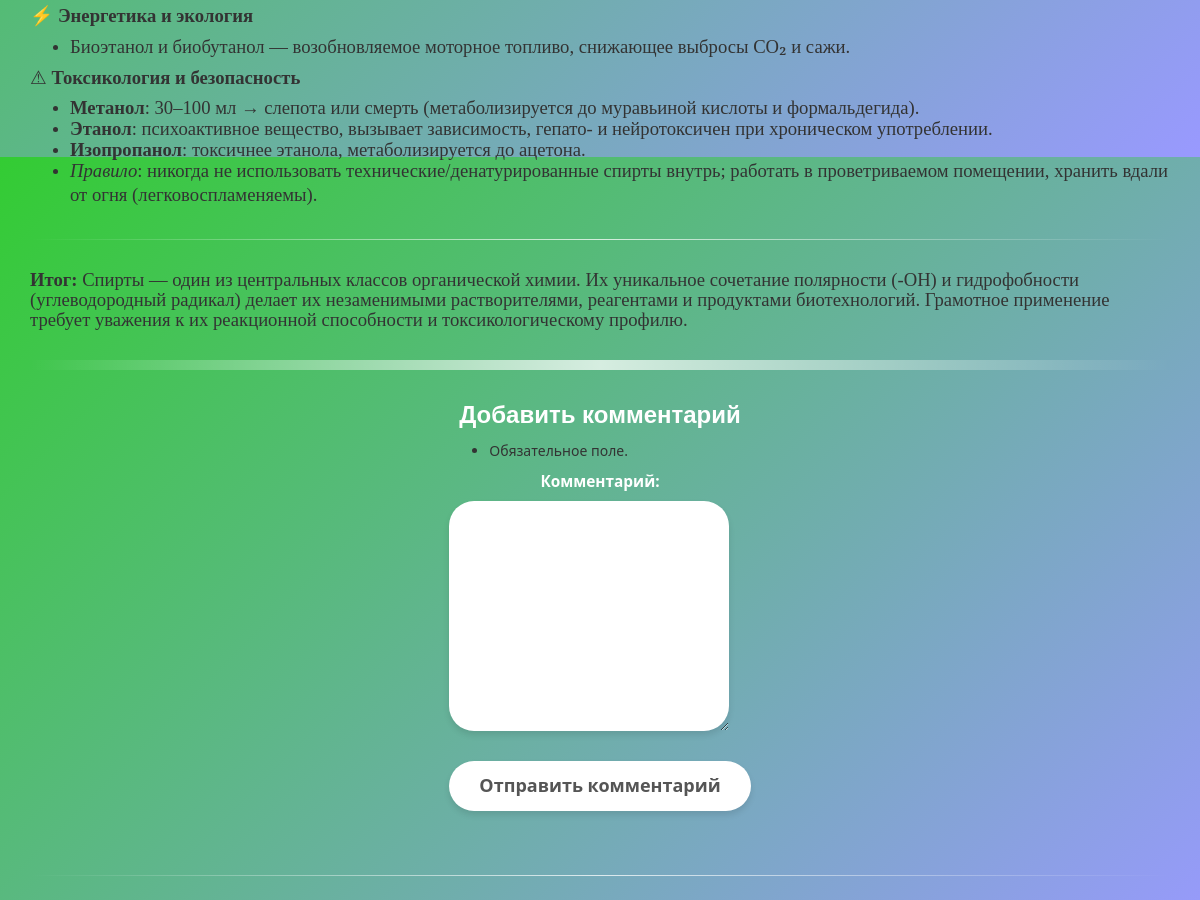
/blogpost/3/ (signed in, middle part), run on an earlier commit of the app's database.
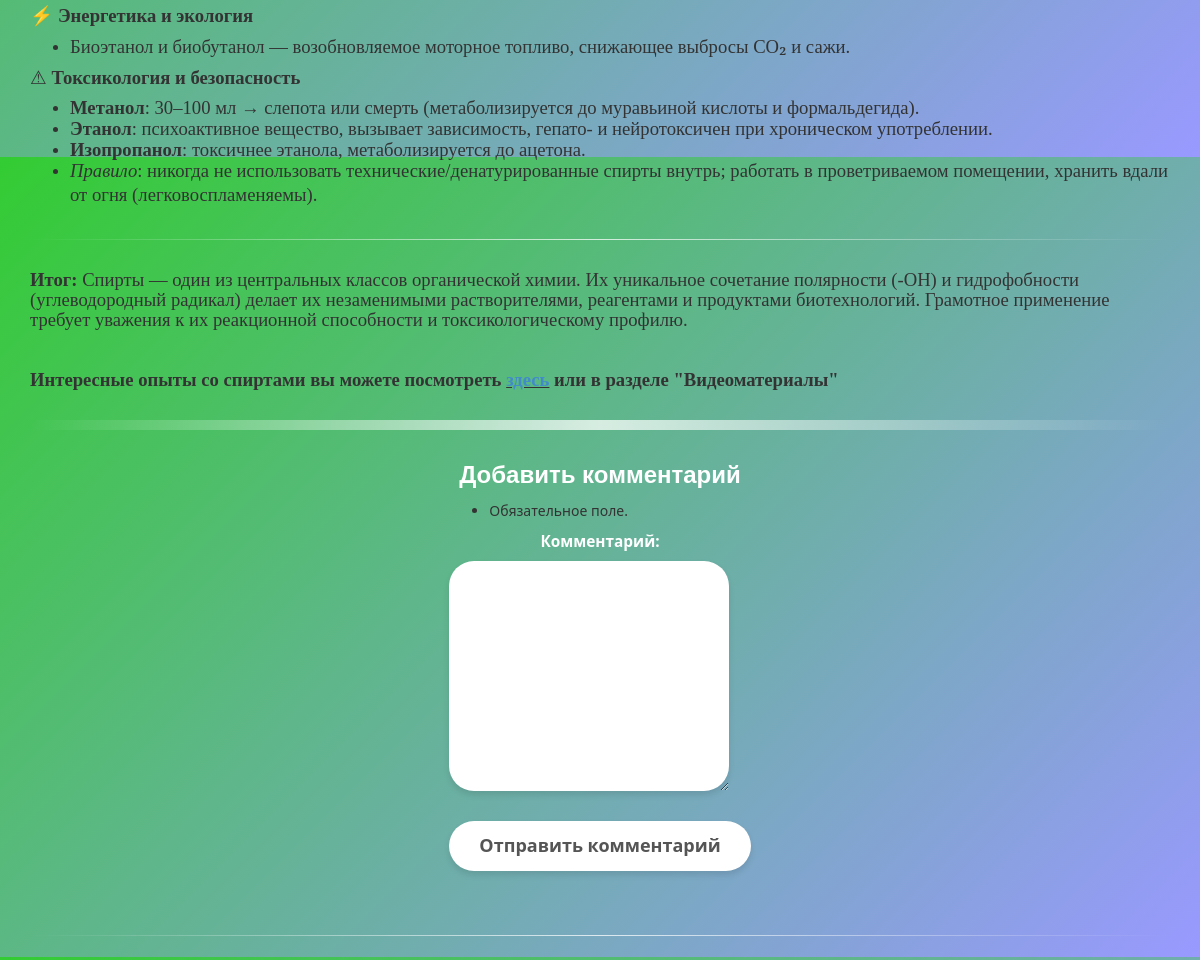
And on a later commit of the database.
### app/models.py (models this page shows, shortened)
class Blog(models.Model):
    title = models.CharField(max_length = 100, unique_for_date = "posted", verbose_name = "Заголовок")
    description = models.TextField(verbose_name= "Краткое содержание" )
    content = models.TextField(verbose_name= "Полное содержание")
    posted = models.DateTimeField(default=datetime.now(), db_index= True, verbose_name = "Опубликована")
    author = models.ForeignKey(User, null=True, blank=True, on_delete = models.SET_NULL, verbose_name = "Автор")
    image = models.FileField(default='temp.jpg', verbose_name= "Путь к картинке")
    class Meta:
        db_table = "Posts"
        ordering = ["-posted"]
        verbose_name = "статья блога"
        verbose_name_plural = "статьи блога"

### app/views.py (the view, shortened to what this page needs)
# urls.py: path('blogpost/<int:parametr>/', views.blogpost, name='blogpost'),
def blogpost (request, parametr):
    assert isinstance(request, HttpRequest)
    post_1 = Blog.objects.get(id=parametr)
    comments = Comment.objects.filter(post=parametr)
    form = CommentForm(request.POST)
    return render(
        request,
        'app/blogpost.html',
        {
            'post_1': post_1,
            'comments': comments,
            'form': form,
            'year': datetime.now().year,
        }
    )

### app/forms.py
class CommentForm(forms.ModelForm):
    class Meta:
        model = Comment
        fields = ('text',)
        labels = {'text':"Комментарий"}

### app/templates/app/blogpost.html (shortened to what this page needs)
{% extends "app/layout.html" %}
{% load static %}
{% block extra_css %}
<link rel="stylesheet" href="{% static 'app/content/blogpost.css' %}">
{% endblock %}
{% block content %}
<div class="blog-content">
    {{ post_1.content|safe }}
</div>
{% if user.is_authenticated %}
<hr class="separator"/>
<h3 class="comment">Добавить комментарий</h3>
<form class="comment" method="post">
    <div>
        {{form.as_p}}
        <button type="submit" class="save btn btn-default">Отправить комментарий</button>
    </div>
</form>
{% else %}
<h3 class="comment">Для добавления своего комментария, пожалуйста, авторизуйтесь</h3>
{% endif %}
<br />
{% for comment in comments %}
<hr />
{% endfor %}
{% endblock %}

What changed in the data, as far as the page shows it:
changed Blog: content "…способности и токсикологическому профилю." → "…способности и токсикологическому профилю. Интересные опыты со спиртами вы можете посмотреть здесь или в разделе \"Видеоматериалы\""
